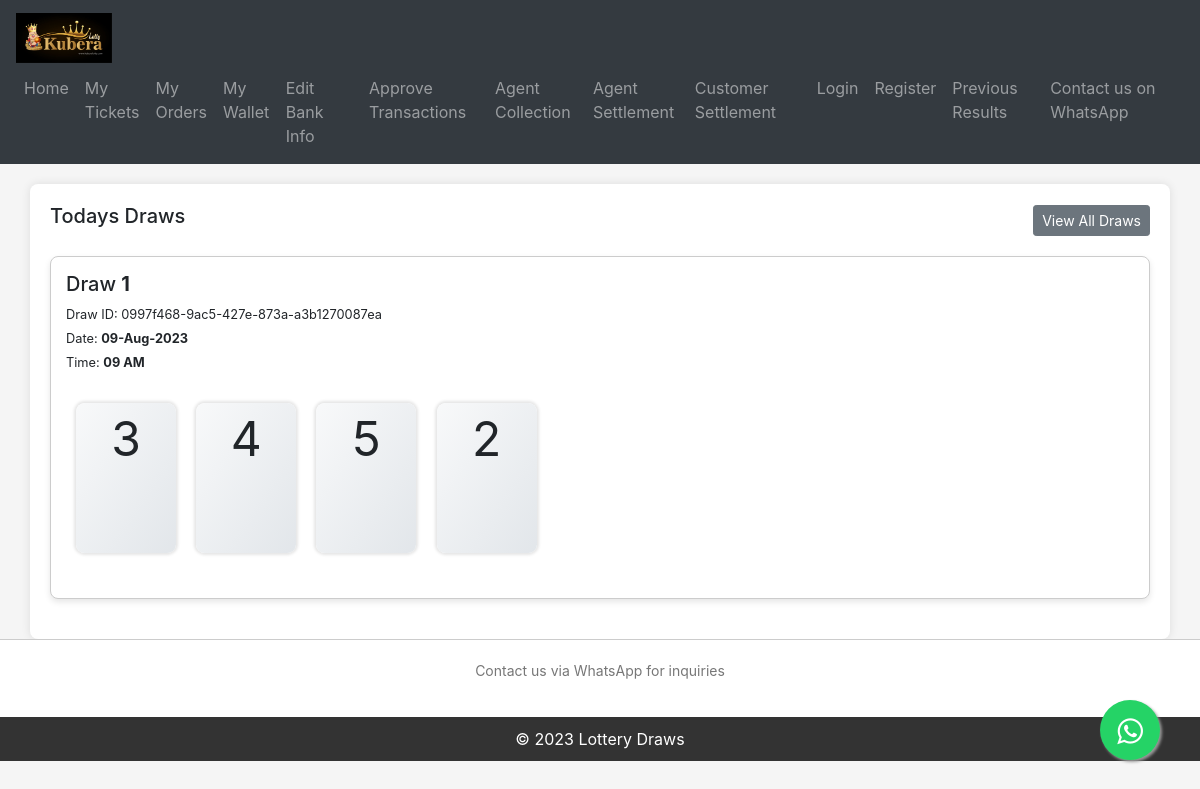
Before: / with the older database file.
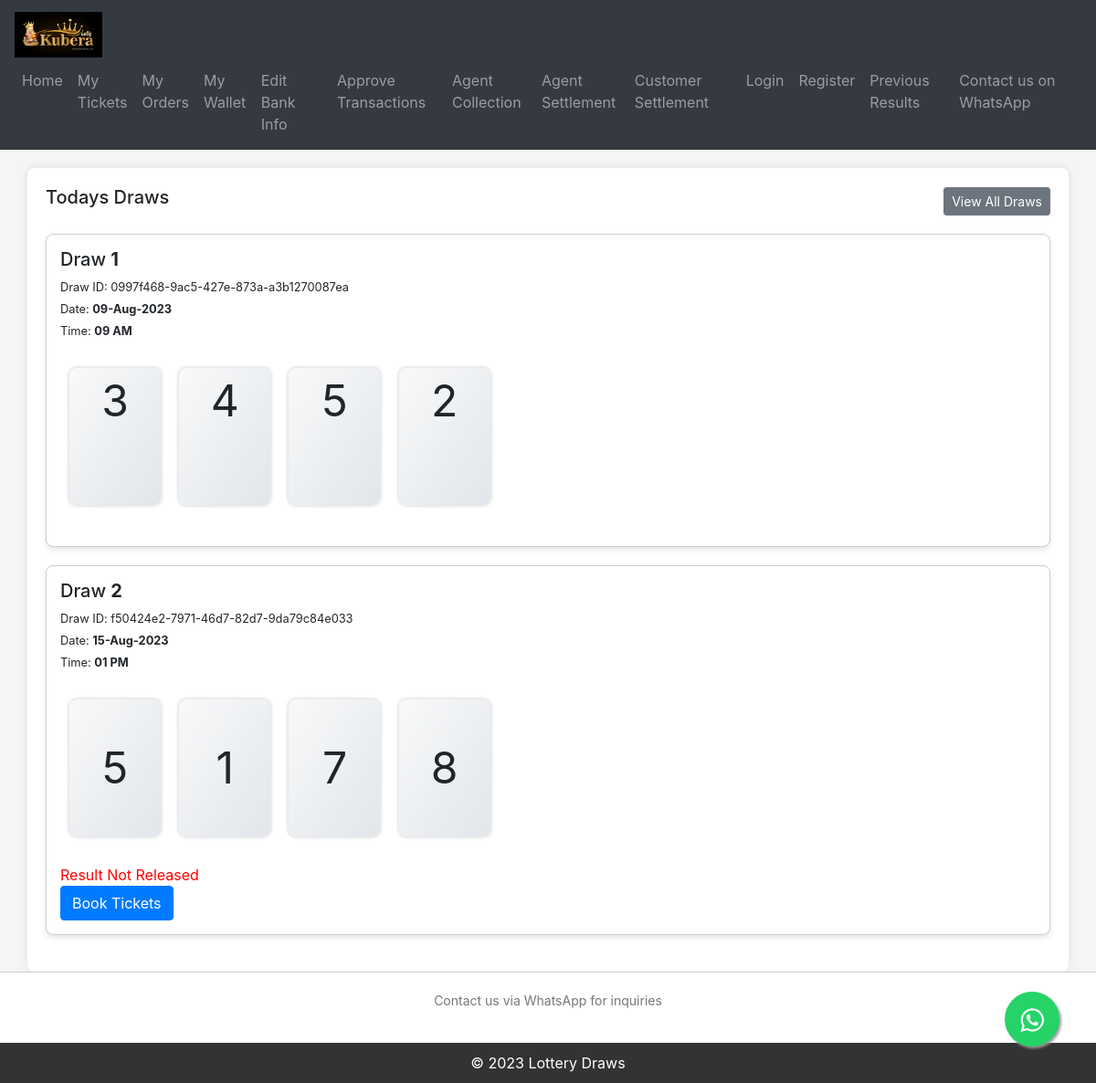
After: the same page with the newer database file.
### KuberaApp/models.py (models this page shows, shortened)
class Draw(models.Model):
    draw_uuid          = models.UUIDField(default=uuid.uuid4, editable=False, unique=True)
    draw_date          = models.DateField()
    draw_time          = models.TimeField()
    result_number      = models.PositiveIntegerField(default=0)
    released           = models.BooleanField(default=False)
    winning_percentage = models.DecimalField(max_digits=5, decimal_places=2,blank=True,null=True)
    loot_amount        = models.DecimalField(max_digits=10, decimal_places=2,blank=True,null=True)
    is_active          = models.BooleanField(default=False)
    result_generated   = models.BooleanField(default=False)
    orders_accepted   = models.BooleanField(default=False)

### KuberaApp/views.py (the view)
# urls.py: 2. Add a URL to urlpatterns:  path('', views.home, name='home')
def home(request):
    active_draws = Draw.objects.filter(is_active=True)
    context = {
        'active_draws': active_draws,
    }
    return render(request, 'kuberaapp/home.html', context)

### KuberaApp/context_processor.py (called while the page is built)
def website_info_context(request):
    try:
        website_info = WebsiteInfo.objects.first()  # Retrieve the first WebsiteInfo object
    except WebsiteInfo.DoesNotExist:
        website_info = None
    context = {
        'website_info': website_info
    }
    return context

### templates/kuberaapp/home.html (shortened to what this page needs)
{% extends 'base.html' %}
{% load static %}
{% block content %}
<div class="container draws-container">
    <div class="draw-header">
        <h5>Todays Draws</h5>
        <a href="{% url 'draws_list' %}" class="btn btn-secondary btn-sm">View All Draws</a>
    </div>
    {% for draw in active_draws %}
    <div class="draw-card">
        <h5>Draw <b>{{ draw.pk }}</b></h5>
        <small>Draw ID: {{ draw.draw_uuid }}</small><br>
        <small>Date: <b>{{ draw.draw_date|date:"d-M-Y" }}</b></small><br>
        <small>Time: <b>{{ draw.draw_time|time:"h A" }}</b></small><br>
        {% if draw.result_generated %}
            <div class="slot-animation1">
                <div class="doors1">
                    <div class="door1">
                        <div class="boxes1">
                            <div class="box">{{ draw.result_number|stringformat:"d"|slice:":1" }}</div>
                        </div>
                    </div>
                    <div class="door1">
                        <div class="boxes1">
                            <div class="box">{{ draw.result_number|stringformat:"d"|slice:"1:2" }}</div>
                        </div>
                    </div>
                    <div class="door1">
                        <div class="boxes1">
                            <div class="box">{{ draw.result_number|stringformat:"d"|slice:"2:3" }}</div>
                        </div>
                    </div>
                    <div class="door1">
                        <div class="boxes1">
                            <div class="box">{{ draw.result_number|stringformat:"d"|slice:"3:4" }}</div>
                        </div>
                    </div>
                </div>
            </div>
        {% else %}
        <div class="slot-animation">
            <div class="doors">
                <div class="door">
                    <div class="boxes">
                    </div>
                </div>
                <div class="door">
                    <div class="boxes">
                    </div>
                </div>
                <div class="door">
                    <div class="boxes">
                    </div>
                </div>
                <div class="door">
                    <div class="boxes">
                    </div>
                </div>
            </div>
        </div>
            <p class="result-not-released">Result Not Released</p>
            <a href={% url 'create_order' draw.pk %} class="btn btn-primary">Book Tickets</a>
        {% endif %}
    </div>
    {% endfor %}
</div>
{% endblock %}

### templates/base.html (shortened to what this page needs)
{% load static %}
<!DOCTYPE html>
<html>
<head>
    <link rel="stylesheet" href="https://stackpath.bootstrapcdn.com/bootstrap/4.5.2/css/bootstrap.min.css">
    <link rel="stylesheet" href="https://maxcdn.bootstrapcdn.com/font-awesome/4.5.0/css/font-awesome.min.css">
</head>
<body>
    <nav class="navbar navbar-expand-lg navbar-dark bg-dark">
        <div class="" >
            <a class="navbar-brand" href="{% url 'home' %}"><img class="logo" src="{% static 'logo-1.jpg' %}" alt="Logo"></a>
            <div class="collapse navbar-collapse" id="navbarNav" >
                <ul class="navbar-nav ml-auto">
                    <li class="nav-item">
                        <a class="nav-link" href="{% url 'home' %}">Home</a>
                    </li>
                    <li class="nav-item">
                        <a class="nav-link" href="{% url 'view_tickets' %}">My Tickets</a>
                    </li>
                    <li class="nav-item">
                        <a class="nav-link" href="{% url 'view_orders' %}">My Orders</a>
                    </li>
                    <li class="nav-item">
                        <a class="nav-link" href="{% url 'wallet' %}">My Wallet</a>
                    </li>
                    <li class="nav-item">
                        <a class="nav-link" href="{% url 'edit_bank_info' %}">Edit Bank Info</a>
                    </li>
                    <li class="nav-item">
                        <a class="nav-link" href="{% url 'transaction_history' %}">Approve Transactions</a>
                    </li>
                    <li class="nav-item">
                        <a class="nav-link" href="{% url 'search_agent' %}">Agent Collection</a>
                    </li>
                    <li class="nav-item">
                        <a class="nav-link" href="{% url 'agent_list' %}">Agent Settlement</a>
                    </li>
                    <li class="nav-item">
                        <a class="nav-link" href="{% url 'customer_settlements' %}">Customer Settlement</a>
                    </li>
                    <li class="nav-item">
                        <a class="nav-link" href="{% url 'login' %}">Login</a>
                    </li>
                    <li class="nav-item">
                        <a class="nav-link" href="{% url 'register' %}">Register</a>
                    </li>
                    <li class="nav-item">
                        <a class="nav-link" href="{% url 'draws_list' %}">Previous Results</a>
                    </li>
                    <li class="nav-item">
                        <a class="nav-link" href="https://api.whatsapp.com/send?phone=3197010240285" >Contact us on WhatsApp</a>
                    </li>
                </ul>
            </div>
        </div>
    </nav>
    {% block content %}
    {% endblock %}
    <div class="contact-us">
        <p>Contact us via WhatsApp for inquiries</p>
    </div>
    <div class="footer">
        &copy; 2023 Lottery Draws
    </div>
    <a href="https://api.whatsapp.com/send?phone={{ website_info.whatsapp_number }}&text=Hola%21%20Quisiera%20m%C3%A1s%20informaci%C3%B3n%20sobre%20Varela%202." class="float" target="_blank">
        <i class="fa fa-whatsapp my-float"></i>
        </a>
</body>
</html>

### templates/base.html (style rules this page uses)
body { margin: 0; padding: 0; background-color: #f5f5f5; }
.container { margin-top: 20px; padding: 20px; background-color: #fff; border-radius: 8px; box-shadow: 0px 0px 10px rgba(0, 0, 0, 0.1); }
.logo { height: 50px; }
.draws-container { margin-top: 20px; }
.draw-card { border: 1px solid #ccc; padding: 10px; margin-bottom: 10px; }
.draw-card h5 { margin-bottom: 5px; }
.draw-card p { margin: 0; }
.footer { background-color: #333; color: #fff; text-align: center; padding: 10px 0; }
.contact-us { background-color: #fff; padding: 20px; border-top: 1px solid #ccc; display: flex; align-items: center; justify-content: center; font-size: 14px; color: #777; }
.float { position:fixed; width:60px; height:60px; bottom:40px; right:40px; background-color:#25d366; color:#FFF; border-radius:50px; text-align:center; font-size:30px; box-shadow: 2px 2px 3px #999; z-index:100; }
.my-float { margin-top:16px; }

### templates/kuberaapp/home.html (style rules this page uses)
.slot-animation { margin: 20px 0; }
.doors { display: flex; }
.door { background: linear-gradient(to bottom right, #f8f9fa, #e2e6ea); box-shadow: 0 0 3px 2px rgba(0, 0, 0, 0.1); width: 100px; height: 150px; overflow: hidden; border-radius: 1ex; margin: 1ch; }
.boxes { transition: transform 1s ease-in-out; }
.box { display: flex; justify-content: center; align-items: center; font-size: 3rem; }
.slot-animation1 { margin: 20px 0; }
.doors1 { display: flex; }
.door1 { background: linear-gradient(to bottom right, #f8f9fa, #e2e6ea); box-shadow: 0 0 3px 2px rgba(0, 0, 0, 0.1); width: 100px; height: 150px; overflow: hidden; border-radius: 1ex; margin: 1ch; }
.boxes1 { transition: transform 1s ease-in-out; }
.draw-header { display: flex; justify-content: space-between; align-items: center; margin-bottom: 20px; }
.draw-card { background-color: #fff; border-radius: 8px; padding: 15px; box-shadow: 0px 3px 6px rgba(0, 0, 0, 0.1); margin-bottom: 20px; }
.result-not-released { color: red; margin-top: 10px; }

Changed rows visible on the page:
added Draw: pk "2", draw_uuid "f50424e2-7971-46d7-82d7-9da79c84e033", draw_date "15-Aug-2023", draw_time "01 PM", result_generated "5"
